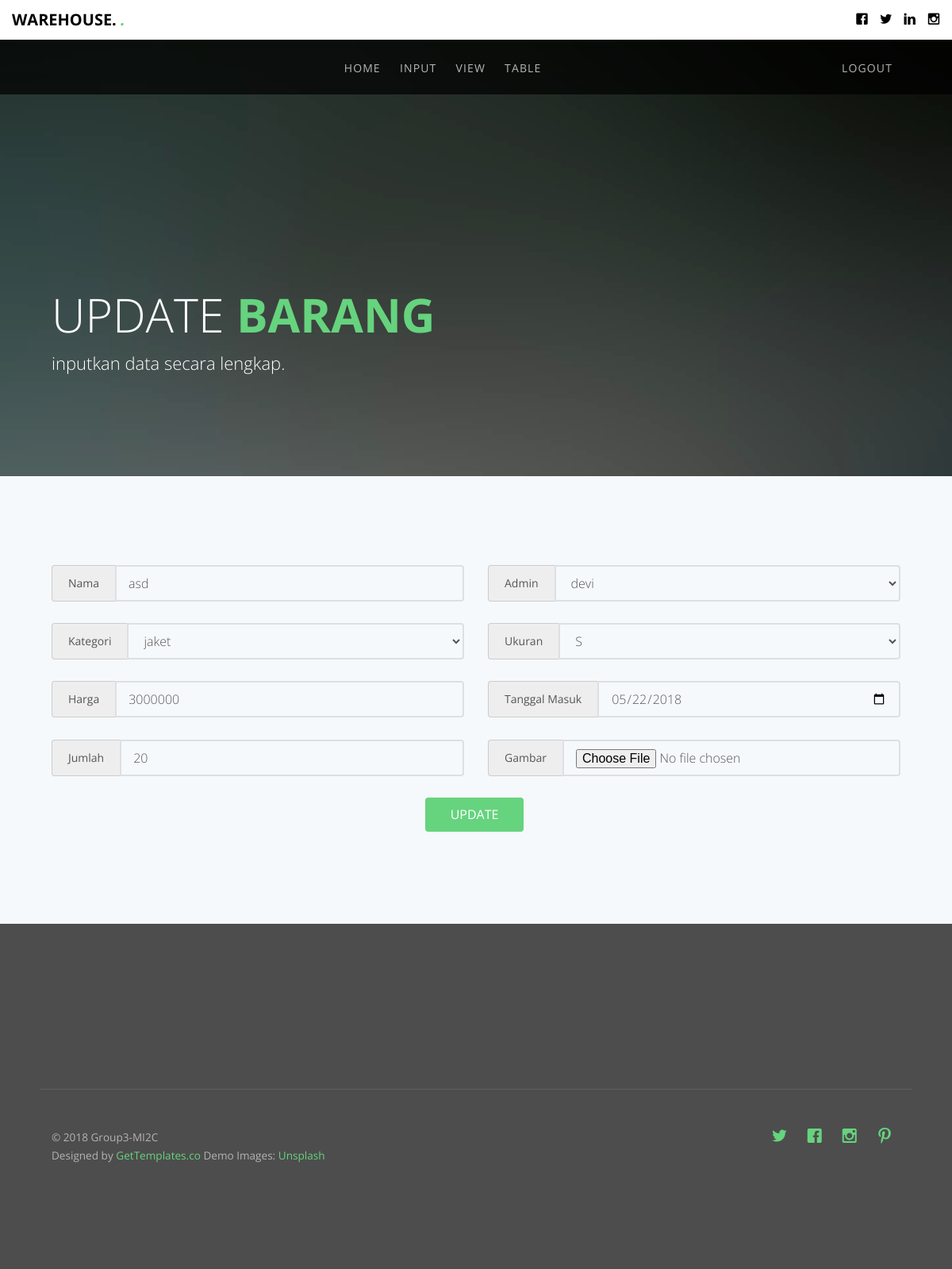
Before: /Welcome/edit_barang/7 with the older database file.
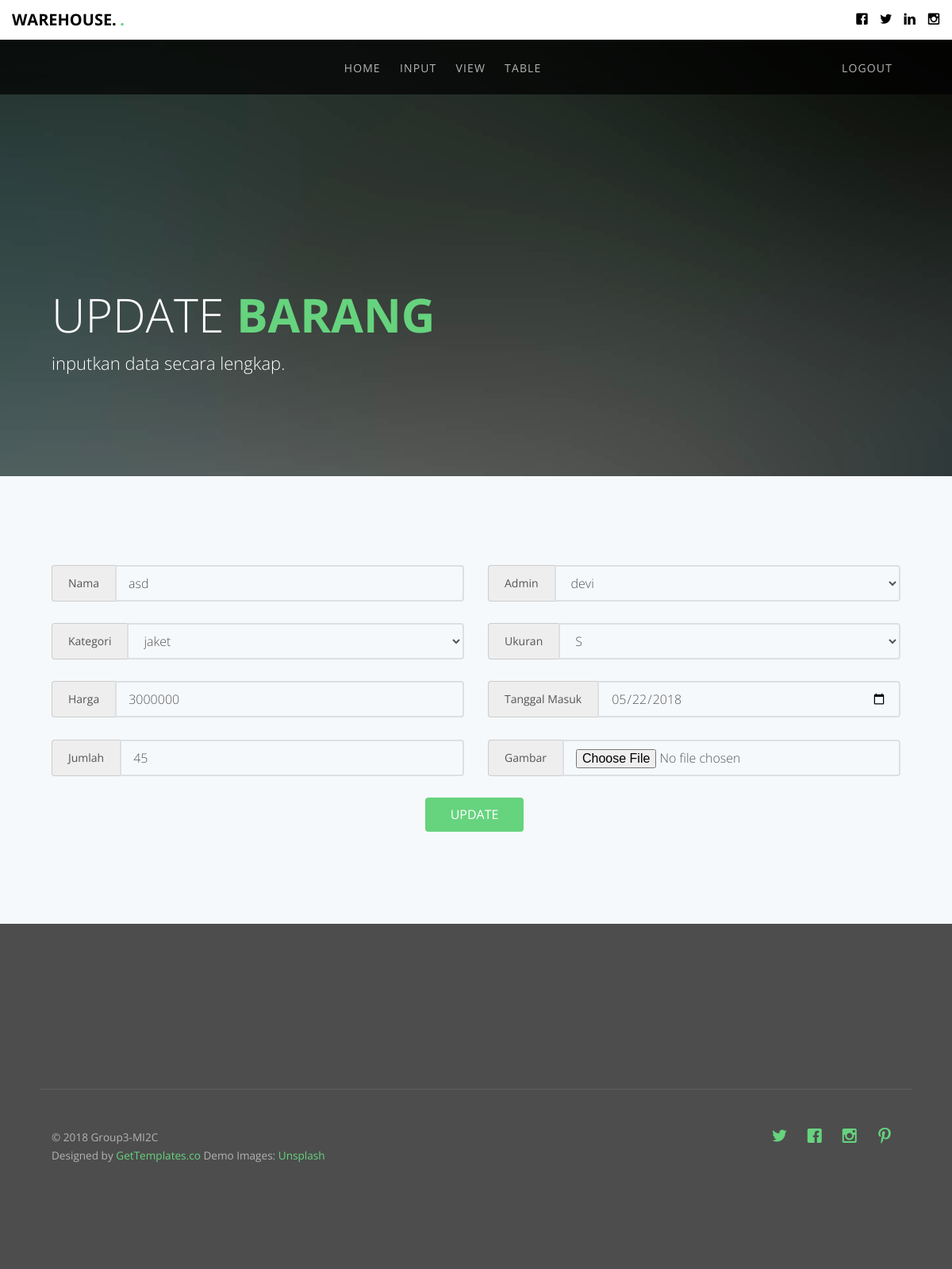
After: the same page with the newer database file.
### tables this page shows
CREATE TABLE `barang` (
  `id_barang` int(11) NOT NULL,
  `nama` varchar(25) NOT NULL,
  `id_kategori` int(11) NOT NULL,
  `harga` varchar(25) NOT NULL,
  `jumlah` varchar(10) NOT NULL,
  `id_admin` int(11) NOT NULL,
  `id_ukuran` int(11) NOT NULL,
  `tgl_masuk` date NOT NULL,
  `Gambar` varchar(200) NOT NULL
);

CREATE TABLE `kategori` (
  `id_kategori` int(11) NOT NULL,
  `nama_kategori` varchar(50) NOT NULL
);

CREATE TABLE `ukuran` (
  `id_ukuran` int(10) NOT NULL,
  `nama_ukuran` varchar(20) NOT NULL
);

### application/controllers/Welcome.php (called while the page is built, shortened)
<?php
class Welcome extends CI_Controller {
	public function __construct()
	{
		$this->load->helper('url');
        $this->load->helper('form');
        $this->load->helper('text');
        $this->load->library('form_validation');
		$this->load->model('Gudang_model');
        $this->load->model('Barang_model');
        $this->load->model('Kategori_model');
        $this->load->model('Admin_model');
        $this->load->model('User_model');
		$this->load->helper(array('url_helper','date','file'));
	}
    public function edit_barang($id = NULL)
    {
        $data['Barang'] = $this->Gudang_model->get_barang_by_id($id);
        $data['dropdown_kategori'] = $this->Gudang_model->dropdown_kategori();
        $data['dropdown_admin'] = $this->Gudang_model->dropdown_admin();
        $data['dropdown_ukuran'] = $this->Gudang_model->dropdown_ukuran();
        $this->load->helper('form');
        $this->load->library('form_validation');
        $this->form_validation->set_rules('nama', 'Nama', 'required',
            array('required'      => 'Silahkan isi %s terlebih dahulu.'));
        $this->form_validation->set_rules('harga', 'Harga', 'required',
            array('required' => 'Silahkan isi %s terlebih dahulu.'));
        $this->form_validation->set_rules('jumlah', 'Jumlah', 'required',
            array('required' => 'Silahkan isi %s terlebih dahulu.'));
        if ($this->form_validation->run() === FALSE)
        {
            $this->load->view('admin/update_barang', $data);
        }
    }
}

### index.php (called while the page is built, shortened)
<?php
require_once BASEPATH.'core/CodeIgniter.php';

### application/models/Gudang_model.php (called while the page is built, shortened)
<?php
class Gudang_model extends CI_Model {
    public function dropdown_kategori(){
		$this->db->select ('
            kategori.id_kategori,
            kategori.nama_kategori
        ');
        $this->db->order_by('nama_kategori');
        $result = $this->db->get('kategori');
        $dropdown_kategori[''] = 'Please Select';
        if ($result->num_rows() > 0) {
            foreach ($result->result_array() as $row) {
                $dropdown_kategori[$row['id_kategori']] = $row['nama_kategori'];
            }
        }
        return $dropdown_kategori;
    }
    public function dropdown_admin(){
		$this->db->select ('
            admin.id_admin,
            admin.nama_admin
        ');
        $this->db->order_by('nama_admin');
        $result = $this->db->get('admin');
        $dropdown_admin[''] = 'Please Select';
        if ($result->num_rows() > 0) {
            foreach ($result->result_array() as $row) {
                $dropdown_admin[$row['id_admin']] = $row['nama_admin'];
            }
        }
        return $dropdown_admin;
    }
    public function dropdown_ukuran(){
		$this->db->select ('
            ukuran.id_ukuran,
            ukuran.nama_ukuran
        ');
        $this->db->order_by('nama_ukuran');
        $result = $this->db->get('ukuran');
        $dropdown_ukuran[''] = 'Please Select';
        if ($result->num_rows() > 0) {
            foreach ($result->result_array() as $row) {
                $dropdown_ukuran[$row['id_ukuran']] = $row['nama_ukuran'];
            }
        }
        return $dropdown_ukuran;
    }
    public function get_barang_by_id($id)
    {
		$this->db->select ( '*' );
		$this->db->from('barang');
        $this->db->join('ukuran', 'ukuran.id_ukuran = barang.id_ukuran', 'left');
        $this->db->join('kategori', 'kategori.id_kategori = barang.id_kategori', 'left');
        $this->db->join('admin', 'admin.id_admin = barang.id_admin', 'left');
    	$this->db->where('barang.id_barang', $id);
    	$query = $this->db->get();
		return $query->row_array();
    }
}
?>

### application/views/admin/update_barang.php (the view, shortened to what the changed rows need)
<header id="gtco-header" class="gtco-cover gtco-cover-sm" role="banner" style="background-image: url(http://localhost:8080/ci3-gudang/assets/images/img_bg_3.jpg)" data-stellar-background-ratio="0.5">
  <div class="gtco-container">
    <div class="row row-mt-15em">
      <div class="col-md-7 mt-text text-left animate-box" data-animate-effect="fadeInUp">
        <h1>Update <strong>Barang</strong></h1>
        <h2>inputkan data secara lengkap.</h2>
      </div>
    </div>
  </div>
</header>
<div class="gtco-section gtco-gray-bg">
  <div class="gtco-container">
    <?php echo form_open_multipart(current_url(), array('class' => 'needs-validation', 'novalidate' => '')); ?>
    <div class="row">
      <div class="col-md-12"><form>
              <div class="row">
          <div class="col-md-6">
                      <div class="input-group">
                        <span class="input-group-addon" id="basic-addon1">Nama</span>
                          <input class="form-control" type="text" name="nama" value="<?php echo set_value('nama', $Barang['nama'] ) ?>" placeholder="Nama" required>
                        </div><br>
                        <div class="input-group">
                          <span class="input-group-addon" id="basic-addon1">Kategori</span>
                          <?php echo form_dropdown('id_kategori', $dropdown_kategori, set_value('id_kategori',$Barang['id_kategori']), 'class="form-control" required' ); ?>
                        </div><br>
                        <div class="input-group">
                          <span class="input-group-addon" id="basic-addon1">Harga</span>
                          <input class="form-control" type="text" name="harga" value="<?php echo set_value('harga', $Barang['harga']) ?>" placeholder="Harga" required>
                        </div><br>
                        <div class="input-group">
                          <span class="input-group-addon" id="basic-addon1">Jumlah</span>
                          <input class="form-control" type="text" name="jumlah" value="<?php echo set_value('jumlah', $Barang['jumlah'] ) ?>" placeholder="Jumlah" required>
                        </div><br>
                      </div>
                        <div class="col-md-6">
                        <div class="input-group">
                      <span class="input-group-addon" id="basic-addon1">Admin</span>
                      <?php echo form_dropdown('id_admin', $dropdown_admin, set_value('id_admin',$Barang['id_admin']), 'class="form-control" required'); ?>
                  </div><br>
                  <div class="input-group">
                    <span class="input-group-addon" id="basic-addon1">Ukuran</span>
                          <?php echo form_dropdown('id_ukuran', $dropdown_ukuran, set_value('id_ukuran',$Barang['id_ukuran']), 'class="form-control" required'); ?>
                        </div><br>
                      <div class="input-group">
                        <span class="input-group-addon" id="basic-addon1">Tanggal Masuk</span>
                          <input class="form-control" name="tgl_masuk" value="<?php echo set_value('tgl_masuk', $Barang['tgl_masuk']) ?>" type="date" placeholder="Tanggal Masuk" required>
                        </div><br>
                    </div>
                  </div>
        </form>
      </div>
    </div>
  </div>
</div>

Changed rows visible on the page:
changed barang "asd": jumlah "20" → "45"
